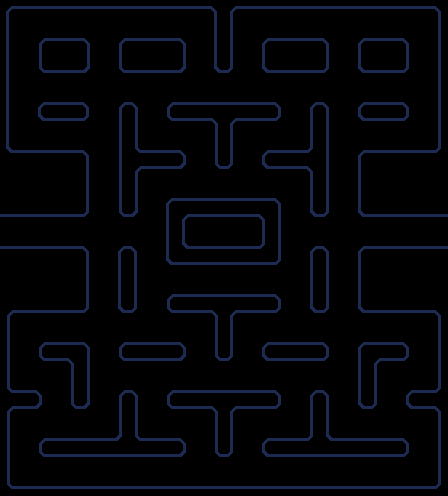

A 2D game scene composited from a Tiled map and its tileset images. What follows is a short description and the map's XML, with every tile layer's data as written:
An orthogonal 28x31 tile map with 16x16 px tiles, 1 tile layer (Tile Layer 1) and 43 objects (42x wall, player).

<map version="1.4" tiledversion="1.4.3" orientation="orthogonal" renderorder="right-down" width="28" height="31" tilewidth="16" tileheight="16" infinite="0" nextlayerid="3" nextobjectid="50">
 <tileset firstgid="1" source="tiles.tsx" />
 <layer id="1" name="Tile Layer 1" width="28" height="31">
  <data encoding="csv">
4,2,2,2,2,2,2,2,2,2,2,2,2,3,4,2,2,2,2,2,2,2,2,2,2,2,2,3,
1,0,0,0,0,0,0,0,0,0,0,0,0,1,1,0,0,0,0,0,0,0,0,0,0,0,0,1,
1,0,2147483651,2147483650,2147483650,2147483652,0,2147483651,2147483650,2147483650,2147483650,2147483652,0,1,1,0,4,2,2,2,3,0,4,2,2,3,0,1,
1,0,2147483649,0,0,2147483649,0,2147483649,0,0,0,2147483649,0,1,1,0,1,0,0,0,1,0,1,0,0,1,0,1,
1,0,2147483653,2147483650,2147483650,2147483654,0,2147483653,2147483650,2147483650,2147483650,2147483654,0,6,5,0,6,2,2,2,5,0,6,2,2,5,0,1,
1,0,0,0,0,0,0,0,0,0,0,0,0,0,0,0,0,0,0,0,0,0,0,0,0,0,0,1,
1,0,4,2,2,3,0,2147483651,2147483652,0,2147483651,2147483650,2147483650,2147483650,2,2,2,3,0,4,3,0,4,2,2,3,0,1,
1,0,6,2,2,5,0,2147483649,2147483649,0,2147483653,2147483650,2147483650,2147483652,4,2,2,5,0,1,1,0,6,2,2,5,0,1,
1,0,0,0,0,0,0,2147483649,2147483649,0,0,0,0,2147483649,1,0,0,0,0,1,1,0,0,0,0,0,0,1,
6,2,2,2,2,3,0,2147483649,2147483653,2147483650,2147483650,2147483652,0,2147483649,1,0,4,2,2,5,1,0,4,2,2,2,2,5,
0,0,0,0,0,1,0,2147483649,2147483651,2147483650,2147483650,2147483654,0,2147483653,5,0,6,2,2,3,1,0,1,0,0,0,0,0,
0,0,0,0,0,1,0,2147483649,2147483649,0,0,0,0,0,0,0,0,0,0,1,1,0,1,0,0,0,0,0,
0,0,0,0,0,1,0,2147483649,2147483649,0,4,2,2,2,2,2,2,3,0,1,1,0,1,0,0,0,0,0,
2,2,2,2,2,5,0,2147483653,2147483654,0,1,4,2,2,2,2,3,1,0,6,5,0,6,2,2,2,2,2,
0,0,0,0,0,0,0,0,0,0,1,1,0,0,0,0,1,1,0,0,0,0,0,0,0,0,0,0,
2,2,2,2,2,3,0,4,3,0,1,6,2,2,2,2,5,1,0,4,3,0,4,2,2,2,2,2,
0,0,0,0,0,1,0,1,1,0,6,2,2,2,2,2,2,5,0,1,1,0,1,0,0,0,0,0,
0,0,0,0,0,1,0,1,1,0,0,0,0,0,0,0,0,0,0,1,1,0,1,0,0,0,0,0,
0,0,0,0,0,1,0,1,1,0,2147483651,2147483650,2147483650,2147483650,2,2,2,3,0,1,1,0,1,0,0,0,0,0,
2147483651,2147483650,2147483650,2147483650,2147483650,5,0,6,5,0,2147483653,2147483650,2147483650,2147483652,4,2,2,5,0,6,5,0,6,2,2,2,2,3,
2147483649,0,0,0,0,0,0,0,0,0,0,0,0,2147483649,1,0,0,0,0,0,0,0,0,0,0,0,0,1,
2147483649,0,2147483651,2147483650,2147483650,2147483652,0,2147483651,2147483650,2147483650,2147483650,2147483652,0,2147483649,1,0,4,2,2,2,3,0,4,2,2,3,0,1,
2147483649,0,2147483653,2147483650,2147483652,2147483649,0,2147483653,2147483650,2147483650,2147483650,2147483654,0,2147483653,5,0,6,2,2,2,5,0,1,4,2,5,0,1,
2147483649,0,0,0,2147483649,2147483649,0,0,0,0,0,0,0,0,0,0,0,0,0,0,0,0,1,1,0,0,0,1,
2147483653,2147483650,2147483652,0,2147483649,2147483649,0,2147483651,2147483652,0,2147483651,2147483650,2147483650,2147483650,2,2,2,3,0,4,3,0,1,1,0,4,2,5,
2147483651,2147483650,2147483654,0,2147483653,2147483654,0,2147483649,2147483649,0,2147483653,2147483650,2147483650,2147483652,4,2,2,5,0,1,1,0,6,5,0,6,2,3,
2147483649,0,0,0,0,0,0,2147483649,2147483649,0,0,0,0,2147483649,1,0,0,0,0,1,1,0,0,0,0,0,0,1,
2147483649,0,2147483651,2147483650,2147483650,2147483650,2147483650,2147483654,2147483653,2147483650,2147483650,2147483652,0,2147483649,1,0,4,2,2,5,6,2,2,2,2,3,0,1,
2147483649,0,2147483653,2147483650,2147483650,2147483650,2147483650,2147483650,2147483650,2147483650,2147483650,2147483654,0,2147483653,5,0,6,2,2,2,2,2,2,2,2,5,0,1,
2147483649,0,0,0,0,0,0,0,0,0,0,0,0,0,0,0,0,0,0,0,0,0,0,0,0,0,0,1,
2147483653,2147483650,2147483650,2147483650,2147483650,2147483650,2147483650,2147483650,2147483650,2147483650,2147483650,2147483650,2147483650,2147483650,2,2,2,2,2,2,2,2,2,2,2,2,2,5
</data>
 </layer>
 <objectgroup id="2" name="Obstacles">
  <object id="7" type="wall" x="0" y="0" width="448" height="16" />
  <object id="8" type="wall" x="208" y="16" width="32" height="64" />
  <object id="9" type="wall" x="32" y="32" width="64" height="48" />
  <object id="10" type="wall" x="112" y="32" width="80" height="48" />
  <object id="11" type="wall" x="256" y="32" width="80" height="48" />
  <object id="12" type="wall" x="352" y="32" width="64" height="48" />
  <object id="13" type="wall" x="352" y="96" width="64" height="32" />
  <object id="14" type="wall" x="304" y="96" width="32" height="128" />
  <object id="15" type="wall" x="0" y="144" width="96" height="80" />
  <object id="16" type="wall" x="432" y="16" width="16" height="128" />
  <object id="17" type="wall" x="0" y="16" width="16" height="128" />
  <object id="18" type="wall" x="352" y="144" width="96" height="80" />
  <object id="19" type="wall" x="112" y="96" width="32" height="128" />
  <object id="20" type="wall" x="32" y="96" width="64" height="32" />
  <object id="21" type="wall" x="160" y="96" width="128" height="32" />
  <object id="22" type="wall" x="256" y="144" width="48" height="32" />
  <object id="23" type="wall" x="144" y="144" width="48" height="32" />
  <object id="24" type="wall" x="208" y="128" width="32" height="48" />
  <object id="25" type="wall" x="304" y="240" width="32" height="80" />
  <object id="26" type="wall" x="112" y="240" width="32" height="80" />
  <object id="27" type="wall" x="352" y="240" width="96" height="80" />
  <object id="28" type="wall" x="0" y="240" width="96" height="80" />
  <object id="29" type="wall" x="304" y="384" width="32" height="48" />
  <object id="30" type="wall" x="112" y="384" width="32" height="48" />
  <object id="31" type="wall" x="208" y="416" width="32" height="48" />
  <object id="32" type="wall" x="208" y="320" width="32" height="48" />
  <object id="33" type="wall" x="160" y="288" width="128" height="32" />
  <object id="34" type="wall" x="256" y="432" width="160" height="32" />
  <object id="35" type="wall" x="32" y="432" width="160" height="32" />
  <object id="36" type="wall" x="0" y="480" width="448" height="16" />
  <object id="37" type="wall" x="352" y="336" width="64" height="32" />
  <object id="38" type="wall" x="32" y="336" width="64" height="32" />
  <object id="39" type="wall" x="112" y="336" width="80" height="32" />
  <object id="40" type="wall" x="256" y="336" width="80" height="32" />
  <object id="41" type="wall" x="160" y="384" width="128" height="32" />
  <object id="42" type="wall" x="432" y="320" width="16" height="160" />
  <object id="43" type="wall" x="0" y="320" width="16" height="160" />
  <object id="44" type="wall" x="64" y="368" width="32" height="48" />
  <object id="45" type="wall" x="352" y="368" width="32" height="48" />
  <object id="46" type="wall" x="400" y="384" width="32" height="32" />
  <object id="47" type="wall" x="16" y="384" width="32" height="32" />
  <object id="48" type="wall" x="160" y="192" width="128" height="80" />
  <object id="49" type="player" x="224" y="368" width="16" height="16" />
 </objectgroup>
</map>